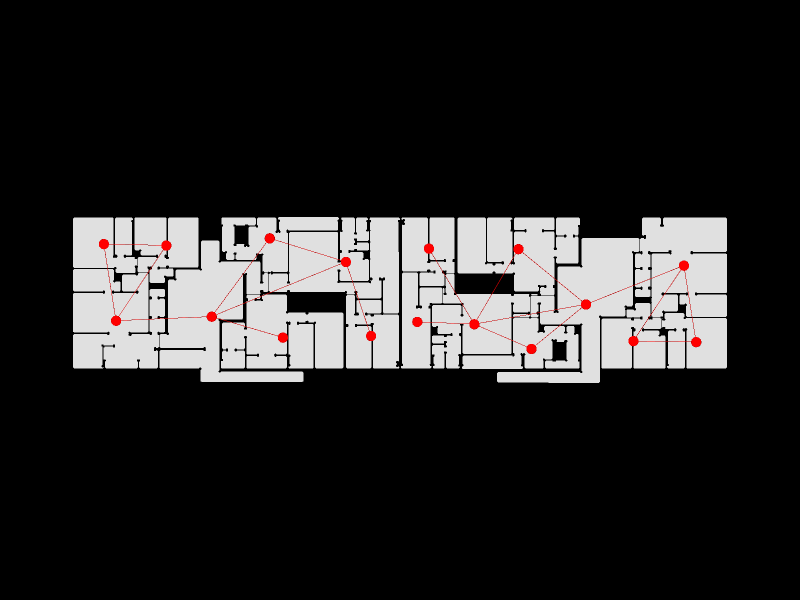

Notebook cell for this chart:
### Markdown cell above
Show the result

### Code cell
Topology.Show(new_shell, new_graph,
              faceOpacity=0.9,
              showEdges=True,
              showVertices=True,
              vertexSizeKey="size",
              vertexColorKey="color",
              camera=[0,0,6],
              backgroundColor="black",
              width=800,
              height=600,
              renderer=renderer)

### Figure 1 — Plotly figure (JSON) as saved in the notebook; plotly's stock layout.template omitted (floating-point values rounded to 4 significant figures; data arrays with more than 128 entries replaced by an {"elided": "..."} marker saying what was removed)
{"data": [{"customdata": {"elided": "756 str values"}, "hoverinfo": "text", "hovertemplate": {"elided": "756 str values"}, "hovertext": {"elided": "756 str values"}, "legendgroup": "1", "legendrank": 1, "marker": {"color": {"elided": "756 str values"}, "line": {"width": 0}, "opacity": 1, "size": {"elided": "756 float values"}, "sizemode": "diameter", "symbol": "circle"}, "mode": "markers", "name": "1: Untitled (Vertices)", "showlegend": false, "text": {"elided": "756 str values"}, "textfont": {"size": 5}, "type": "scatter3d", "x": {"elided": "756 float values"}, "y": {"elided": "756 float values"}, "z": {"elided": "756 int values"}}, {"hoverinfo": "text", "legendgroup": "2", "legendrank": 2, "line": {"color": "black", "dash": "solid", "width": 1}, "marker": {"size": 0}, "mode": "lines", "name": "1: Untitled (Edges)", "showlegend": false, "text": "", "type": "scatter3d", "x": {"elided": "2313 float values"}, "y": {"elided": "2313 float values"}, "z": {"elided": "2313 int values"}}, {"cmax": 1, "cmin": 0, "color": "#FAFAFA", "colorscale": [[0, "#440154"], [0.1111, "#482878"], [0.2222, "#3e4989"], [0.3333, "#31688e"], [0.4444, "#26828e"], [0.5556, "#1f9e89"], [0.6667, "#35b779"], [0.7778, "#6ece58"], [0.8889, "#b5de2b"], [1, "#fde725"]], "flatshading": true, "hoverinfo": "text", "hovertext": "", "i": {"elided": "757 int values"}, "j": {"elided": "757 int values"}, "k": {"elided": "757 int values"}, "legendgroup": "3", "legendrank": 3, "lighting": {"facenormalsepsilon": 0}, "name": "1: Untitled (Faces)", "opacity": 0.9, "showlegend": false, "showscale": false, "text": "", "type": "mesh3d", "x": {"elided": "756 float values"}, "y": {"elided": "756 float values"}, "z": {"elided": "756 int values"}}, {"hoverinfo": "text", "legendgroup": "6", "legendrank": 6, "line": {"color": "red", "dash": "solid", "width": 1}, "marker": {"size": 0}, "mode": "lines", "name": "2: Untitled Graph (Edges)", "showlegend": false, "text": "", "type": "scatter3d", "x": [39.31, 45.82, null, 45.82, 58.57, null, 45.82, 52.35, null, 45.82, 40.64, null, 45.82, 50.86, null, 52.35, 58.57, null, 58.57, 69.75, null, 58.57, 50.86, null, 3.541, 10.67, null, 4.932, 10.67, null, 31.16, 22.47, null, 15.85, 22.47, null, 4.932, 15.85, null, 4.932, 3.541, null, 15.85, 31.16, null, 15.85, 23.97, null, 31.16, 34.04, null, 69.75, 63.98, null, 69.75, 71.15, null, 71.15, 63.98, null], "y": [-11.94, -12.2, null, -12.2, -9.948, null, -12.2, -15.02, null, -12.2, -3.571, null, -12.2, -3.631, null, -15.02, -9.948, null, -9.948, -5.512, null, -9.948, -3.631, null, -3.053, -3.222, null, -11.81, -3.222, null, -5.093, -2.397, null, -11.34, -2.397, null, -11.81, -11.34, null, -11.81, -3.053, null, -11.34, -5.093, null, -11.34, -13.73, null, -5.093, -13.54, null, -5.512, -14.13, null, -5.512, -14.24, null, -14.24, -14.13, null], "z": [0, 0, null, 0, 0, null, 0, 0, null, 0, 0, null, 0, 0, null, 0, 0, null, 0, 0, null, 0, 0, null, 0, 0, null, 0, 0, null, 0, 0, null, 0, 0, null, 0, 0, null, 0, 0, null, 0, 0, null, 0, 0, null, 0, 0, null, 0, 0, null, 0, 0, null, 0, 0, null]}, {"customdata": ["", "", "", "", "", "", "", "", "", "", "", "", "", "", "", "", ""], "hoverinfo": "text", "hovertemplate": ["Click ", "Click ", "Click ", "Click ", "Click ", "Click ", "Click ", "Click ", "Click ", "Click ", "Click ", "Click ", "Click ", "Click ", "Click ", "Click ", "Click "], "hovertext": ["", "", "", "", "", "", "", "", "", "", "", "", "", "", "", "", ""], "legendgroup": "5", "legendrank": 5, "marker": {"color": ["#FF0000", "#FF0000", "#FF0000", "#FF0000", "#FF0000", "#FF0000", "#FF0000", "#FF0000", "#FF0000", "#FF0000", "#FF0000", "#FF0000", "#FF0000", "#FF0000", "#FF0000", "#FF0000", "#FF0000"], "line": {"width": 0}, "opacity": 1, "size": [12, 12, 12, 12, 12, 12, 12, 12, 12, 12, 12, 12, 12, 12, 12, 12, 12], "sizemode": "diameter", "symbol": "circle"}, "mode": "markers", "name": "2: Untitled Graph (Vertices)", "showlegend": false, "text": ["", "", "", "", "", "", "", "", "", "", "", "", "", "", "", "", ""], "textfont": {"size": 5}, "type": "scatter3d", "x": [39.31, 45.82, 40.64, 52.35, 58.57, 10.67, 22.47, 4.932, 50.86, 15.85, 31.16, 3.541, 69.75, 34.04, 63.98, 71.15, 23.97], "y": [-11.94, -12.2, -3.571, -15.02, -9.948, -3.222, -2.397, -11.81, -3.631, -11.34, -5.093, -3.053, -5.512, -13.54, -14.13, -14.24, -13.73], "z": [0, 0, 0, 0, 0, 0, 0, 0, 0, 0, 0, 0, 0, 0, 0, 0, 0]}], "layout": {"autosize": true, "height": 600, "margin": {"b": 40, "l": 40, "r": 40, "t": 40}, "paper_bgcolor": "#000000", "plot_bgcolor": "#000000", "scene": {"aspectmode": "data", "camera": {"center": {"x": 0, "y": 0, "z": 0}, "eye": {"x": 0, "y": 0, "z": 6}, "projection": {"type": "perspective"}, "up": {"x": 0, "y": 1, "z": 0}}, "xaxis": {"visible": false}, "yaxis": {"visible": false}, "zaxis": {"visible": false}}, "showlegend": true, "width": 800, "xaxis": {"showgrid": false, "visible": false, "zeroline": false}, "yaxis": {"showgrid": false, "visible": false, "zeroline": false}}}
